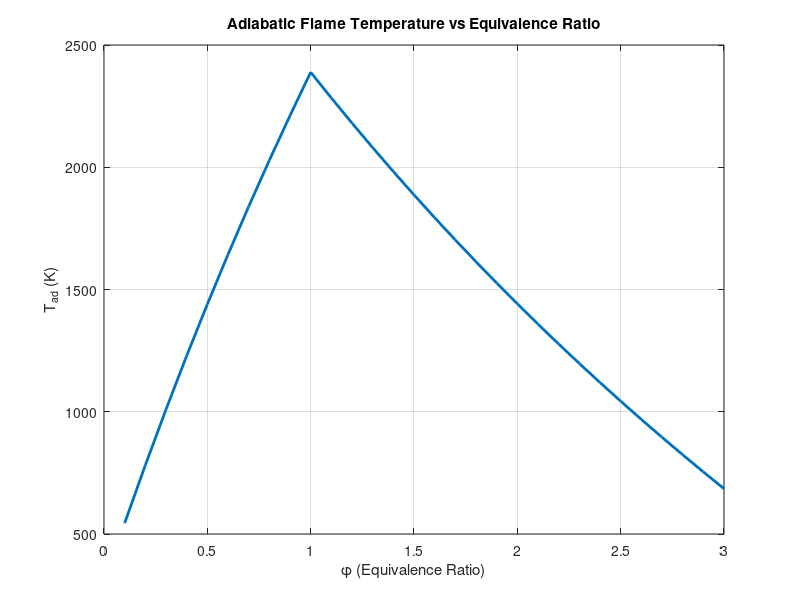

Recreate this plot in MATLAB.
clear;
clc;

% constant directly from the HW
hf_C3H8 = -103847;
hf_O2   =       0;    Cp_O2  = 35.593;
hf_N2   =       0;    Cp_N2  = 33.707;
hf_CO2  = -393456;    Cp_CO2 = 56.205;
hf_H2O  = -241845;    Cp_H2O = 43.874;
hf_CO   = -110541;    Cp_CO  = 34.148;

% original temp
Tref = 298;
phi_values = 0.1 : 0.1 : 3;

% empty vector for final temp
T_ad = zeros(size(phi_values));

for i = 1:length(phi_values)

    phi = phi_values(i);
    x = 1/(phi * 0.042 * 4.76);
    
    if phi >= 1
        N = [1 1; 2 1];
        M = [3; 2*x - 4];
    
        sol = N\M;
        A = sol(1);
        B = sol(2);
        C = 0;
    end
    
    if phi < 1
        A = 3;
        B = 0;
        C = x - 2 - A;
    end
    
    H_react = (1 * (hf_C3H8 + 0)) ...
            + (5 * (0 + 0)) ...
            + (18.8 * (0 + 0));
    
    H_prod = @(T_ad) (A * (hf_CO2 + Cp_CO2 * (T_ad - Tref))) ...
                   + (3.76 * x * (0 + Cp_N2 * (T_ad - Tref))) ...
                   + (4 * (hf_H2O + Cp_H2O * (T_ad - Tref))) ...
                   + (B * (hf_CO + Cp_CO * (T_ad - Tref))) ...
                   + (C * (+ Cp_O2 * (T_ad - Tref)));
    % find when enthalpy for reaction and product is the same
    T_ad(i) = fzero(@(T) H_prod(T) - H_react, 2100);

end

figure;
plot(phi_values, T_ad, 'LineWidth', 2);
grid on;
xlabel('\phi (Equivalence Ratio)');
ylabel('T_{ad} (K)');
title('Adiabatic Flame Temperature vs Equivalence Ratio');
